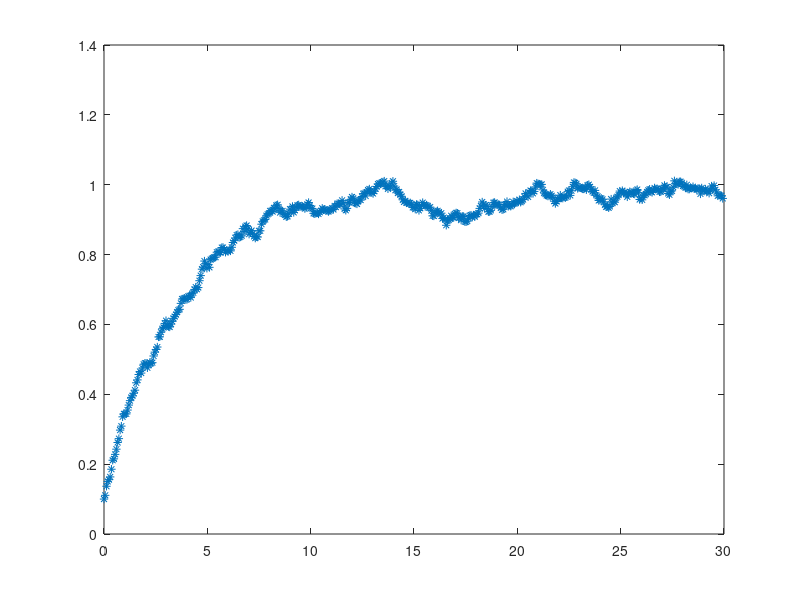
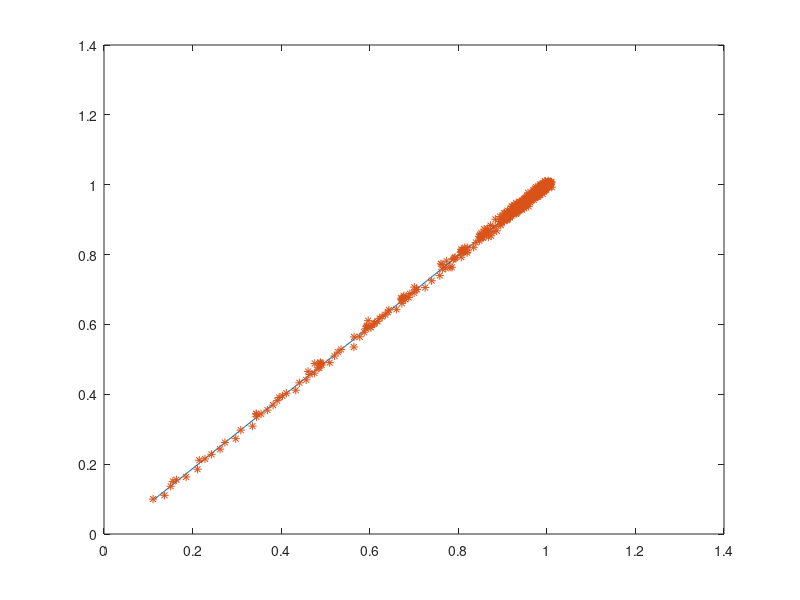

MATLAB code for these plots, in order:
clear; clc;

%% Initial data
t_f = 30; t_0 = 0;
r0 = 0.1; 
discretization_num_t = 500;
T = t_f-t_0;

%% Time and BM arrays creation
delta_t = T/discretization_num_t;
t(1) = t_0;
for i = 2:discretization_num_t
    t(i) = t(i-1)+delta_t;
end;

%% Market data simulation (using BM and arbitary parameters to be calibrated later)
Rm(1) = r0;
eta_m = 0.25; % long term mean
gamma_m = 0.25; % speed of reversion
sigma_m = 0.03; % volatility
A = exp(-gamma_m*delta_t);
B = (eta_m/gamma_m)*(1-A);
Dev = sigma_m*sqrt((1-exp(-2*gamma_m*delta_t))/(2*gamma_m));

for k = 2:discretization_num_t 
    Rm(k) = Rm(k-1)*A + B + Dev*randn();
end;
plot(t,Rm,'*');
        
%% Initial values definition
d = [1 1];
beta = [A B]; % params to calibrate
A_cal = beta(1); B_cal = beta(2);
precision = 10^(-9); lambda = 0.01;
identity = eye(2,2);

%% Levenberg Marquart algorithm

while norm(d) > precision

    % Giving concrete values to symbolic parameters
    for p = 2:discretization_num_t
           
           Rmarket = Rm(p); r = Rm(p-1);
        
           residual(p) = Rmarket - (A_cal * r + B_cal);
                       
           J(p,1) = -Rm(p);  %Derivative in respect of beta(1) [Ac] ??????????????????????
           J(p,2) = -1;     %Derivative in respect to beta(2) [Bc]
           
    end;
    
    % Calculating d using the algorithm

    M = J' * J + lambda * identity;
    d = -inv(M)*J'*residual';
    
    beta = beta + d';
    A_cal = beta(1); 
    B_cal = beta(2); 
 
end;
display(beta);

%% Comparison of market and calibrated parameters
gamma_cal = -(log(beta(1))/delta_t)
gamma_m
eta_cal = (beta(2) * gamma_cal) / (1 - beta(1))
eta_m

variance = sum(residual.^2)/discretization_num_t;
sigma_cal = sqrt(variance)*sqrt(2*gamma_cal/(1 - exp(-2 * gamma_cal * delta_t)))
sigma_m

%% Determining theoretical curve and plotting
Rth(1) = Rm(1);
for p = 2:discretization_num_t
    Rth(p) = Rm(p-1)*beta(1)+beta(2);
end;

figure;
plot(Rm*beta(1)+beta(2), Rm); % line
hold on;
plot(Rm(2:end),Rm(1:end-1),'*'); % line



